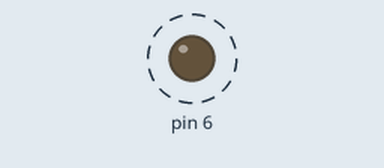
The sketch below on a simulated Arduino Uno, built with avr-gcc and run on an emulated ATmega328P. Shown: output pins drawn as LEDs (lit = HIGH). Dashed ring = blinking.

Above: at 0.5 s.
Timing chart, 0 to 4.6 s (numbered marks = the images above):
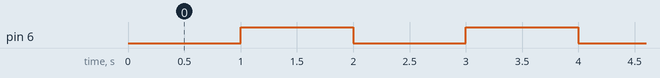

Measured:
- by itself, pin 6: alternates HIGH for 1.0 s and LOW for 1.0 s

The sketch:

sketch_mar06a.ino
```cpp
int main(){
  DDRD = (1<<PD6); // Liga o PD6 como saída.
  PORTD = 255; // Liga o Pull-up em todos os pinos de entrada.

  while(1){

    PORTD &= ~(1<<PD6); // Essa configuração faz com que não mudemos outras portas de entrada e saída, apenas a necessária.
    _delay_ms(1000);
    PORTD |= (1<<PD6);
    _delay_ms(1000);

  }
}
```
